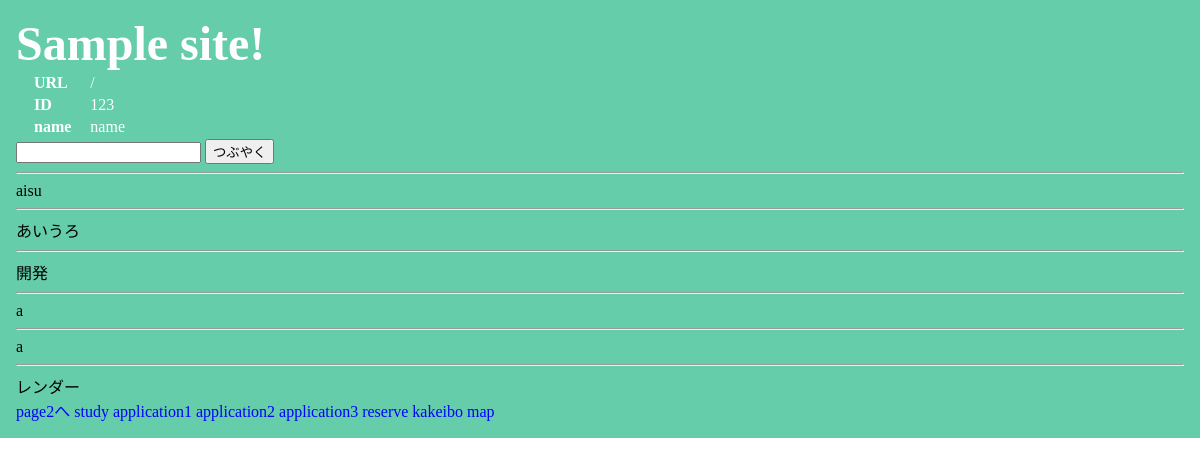
The app's page /, older data.
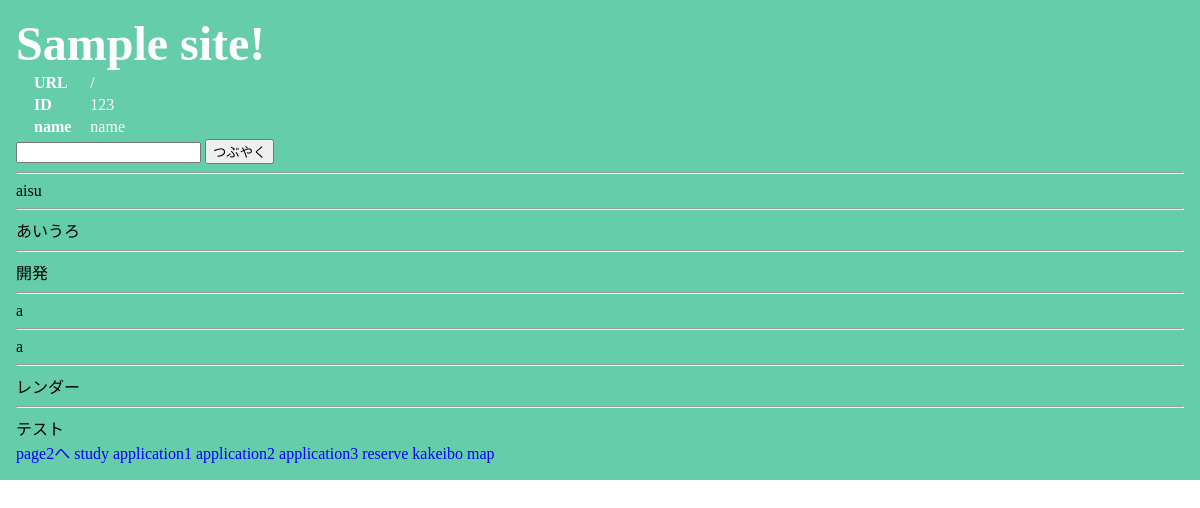
The same page, newer data.
### apps/sampleSite/models.py (models this page shows)
class Kweet(db.Model):
    __tablename__="kweet"
    id = db.Column(db.Integer,primary_key=True)
    message = db.Column(db.String)
    create_at = db.Column(db.DateTime,server_default=func.now())

### apps/sampleSite/views.py (the view, shortened to what this page needs)
@sampleSite.route('/',methods = ["GET","POST"])
def index():
    form = KweetForm()
    dbData = {
        "id":123,
        "name":"name",
        "form": form,
        "kweetList":Kweet.query.all()
    }
    return render_template("index.html", data=dbData)

### apps/sampleSite/forms.py
class KweetForm(FlaskForm):
    message = StringField()

### apps/sampleSite/templates/index.html (shortened to what this page needs)
<!DOCTYPE html>
<head>
    <link href="{{ url_for('sampleSite.static',filename='css/index.css')}}" rel="stylesheet" />
</head>
<body>
    <div class="header">
        <h1>
            Sample site!
        </h1>
        <table>
            <tr>
                <th><label>URL</label></th>
                <td><label>{{url_for(request.endpoint)}}</label></td>
            </tr>
            <tr>
                <th><label>ID</label></th>
                <td><label>{{data.id}}</label></td>
            </tr>
            <tr>
                <th><label>name</label></th>
                <td><label>{{data.name}}</label></td>
            </tr>
        </table>
        <form method="post">
            <input type="text" name="message" />
            <input type="submit" value="つぶやく" />
        </form>
        {% for kweet in data.kweetList %}
        <hr />
        {{kweet.message}}<br\>
            {%endfor%}
            <div>
                <a href="/page2">page2へ</a>
                <a href="/study">study</a>
                <a href="/application1">application1</a>
                <a href="/application2">application2</a>
                <a href="/application3">application3</a>
                <a href="/reserve">reserve</a>
                <a href="/kakeibo">kakeibo</a>
                <a href="/map">map</a>
            </div>
    </div>
</body>
</html>

### apps/sampleSite/static/css/index.css (style rules this page uses)
body { margin: 0; }
.header { background-color: #66cdaa; padding: 1em; }
h1 { color: #ffffff; font-size: 3em; margin: 0em; }
th { text-align: left; padding: 0em 1em 0em 1em; }
th > label, td > label { color: #ffffff; }
a { text-decoration:none; }
a:link { color: blue; text-decoration: none; }

Row changes from the older to the newer data that the page shows:
added Kweet: message "テスト"
